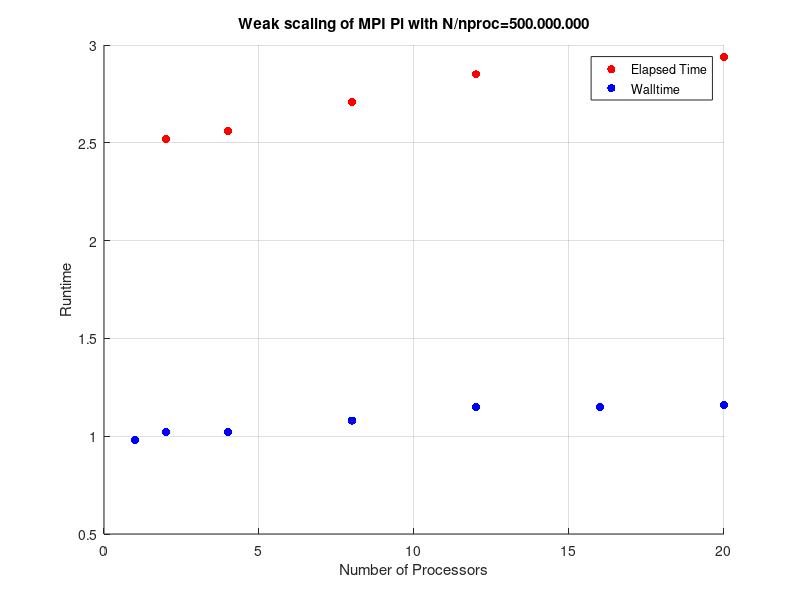

Write MATLAB code to recreate this figure.
%N/p=500000000
serial_time_n_1=0.98;
elapsed_time_n1=[0.98, 2.52, 2.56, 2.71, 2.85, 2.89, 2.94];
walltimes_n1=[0.98, 1.02, 1.02, 1.08, 1.15, 1.15, 1.16];
num_procs=[1, 2, 4, 8, 12, 16, 20];
walltime_speedup_n1=serial_time_n_1./walltimes_n1;
elapsed_speedup_n1=serial_time_n_1./elapsed_time_n1;
scatter(num_procs, elapsed_time_n1, 'r', 'filled')
hold on
scatter(num_procs, walltimes_n1, 'b', 'filled')

grid on
title('Weak scaling of MPI Pi with N/nproc=500.000.000')
xlabel('Number of Processors')
ylabel('Runtime')
legend({'Elapsed Time', 'Walltime'}, 'Location','northeast')